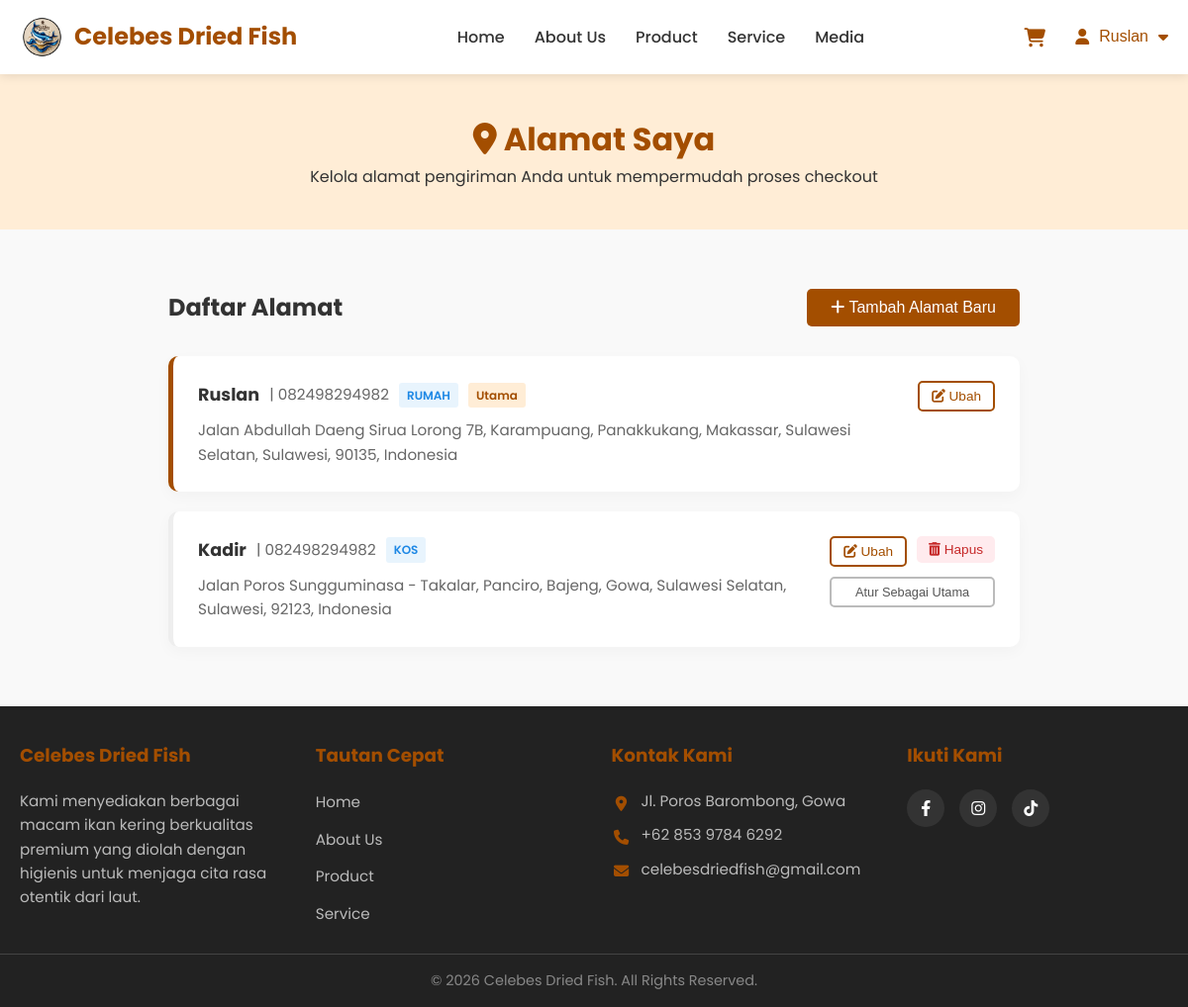
Screenshot of /addresses.php (signed in) with the database file from the repository.
### tables this page shows
CREATE TABLE `user_addresses` (
  `id` int(11) NOT NULL,
  `user_id` int(11) NOT NULL,
  `label` varchar(100) NOT NULL,
  `receiver_name` varchar(100) NOT NULL,
  `receiver_phone` varchar(20) NOT NULL,
  `address` text NOT NULL,
  `is_default` tinyint(1) DEFAULT 0,
  `created_at` timestamp NOT NULL DEFAULT current_timestamp()
);

### addresses.php (the view, shortened to what this page needs)
<?php
require_once 'config/database.php';
$user_id = $_SESSION['user_id'];
$stmt = $conn->prepare("SELECT * FROM user_addresses WHERE user_id = ? ORDER BY is_default DESC, created_at DESC");
$stmt->bind_param("i", $user_id);
$stmt->execute();
$addresses_result = $stmt->get_result();
$addresses = [];
while ($row = $addresses_result->fetch_assoc()) {
    $addresses[] = $row;
}
require_once 'includes/header.php';
require_once 'includes/navbar.php';
?>
<div style="background-color: var(--primary-light); padding: 40px 0; text-align: center;">
    <div class="container">
        <h1 style="color: var(--primary-color);"><i class="fas fa-map-marker-alt"></i> Alamat Saya</h1>
        <p>Kelola alamat pengiriman Anda untuk mempermudah proses checkout</p>
    </div>
</div>
<section style="padding: 60px 0; background-color: #f9f9f9; min-height: 60vh;">
    <div class="container" style="max-width: 900px;">
        <div style="display: flex; justify-content: space-between; align-items: center; margin-bottom: 30px;">
            <h2 style="color: var(--text-dark); margin: 0; font-size: 1.5rem;">Daftar Alamat</h2>
            <button class="btn btn-primary" onclick="openAddModal()">
                <i class="fas fa-plus"></i> Tambah Alamat Baru
            </button>
        </div>
        <?php if (empty($addresses)): ?>
            <div style="background: white; padding: 50px; border-radius: 10px; box-shadow: 0 5px 20px rgba(0,0,0,0.05); text-align: center; color: #666;">
                <i class="fas fa-map-marked-alt" style="font-size: 4em; margin-bottom: 20px; color: #ccc;"></i>
                <p style="font-size: 1.1rem; margin-bottom: 20px;">Anda belum menyimpan alamat pengiriman.</p>
                <button class="btn btn-primary" onclick="openAddModal()">Tambah Alamat Sekarang</button>
            </div>
        <?php else: ?>
            <div style="display: grid; gap: 20px;">
                <?php foreach ($addresses as $addr): ?>
                    <div style="background: white; border-radius: 10px; padding: 25px; box-shadow: 0 5px 15px rgba(0,0,0,0.03); border-left: 5px solid <?php echo $addr['is_default'] ? 'var(--primary-color)' : '#eee'; ?>; display: flex; justify-content: space-between; align-items: flex-start; transition: var(--transition);">
                        <div style="flex: 1; padding-right: 20px;">
                            <div style="display: flex; align-items: center; gap: 10px; margin-bottom: 10px; flex-wrap: wrap;">
                                <strong style="font-size: 1.1rem; color: var(--text-dark);"><?php echo htmlspecialchars($addr['receiver_name']); ?></strong>
                                <span style="color: var(--text-light); font-size: 0.95rem;">| <?php echo htmlspecialchars($addr['receiver_phone']); ?></span>
                                <span style="background: #e8f4fd; color: #1e88e5; padding: 3px 8px; border-radius: 3px; font-size: 0.75rem; font-weight: 600; text-transform: uppercase;"><?php echo htmlspecialchars($addr['label']); ?></span>
                                <?php if ($addr['is_default']): ?>
                                    <span style="background: var(--primary-light); color: var(--primary-color); padding: 3px 8px; border-radius: 3px; font-size: 0.75rem; font-weight: 600;">Utama</span>
                                <?php endif; ?>
                            </div>
                            <p style="color: var(--text-light); margin: 0; line-height: 1.6; font-size: 0.95rem; white-space: pre-line;"><?php echo htmlspecialchars($addr['address']); ?></p>
                        </div>
                        <div style="display: flex; flex-direction: column; align-items: flex-end; gap: 10px; min-width: 120px;">
                            <div style="display: flex; gap: 10px;">
                                <button class="btn btn-outline" style="padding: 6px 12px; font-size: 0.85rem;" onclick="openEditModal(<?php echo htmlspecialchars(json_encode($addr)); ?>)">
                                    <i class="fas fa-edit"></i> Ubah
                                </button>
                                <?php if (!$addr['is_default']): ?>
                                    <form action="addresses.php" method="POST" onsubmit="return confirm('Apakah Anda yakin ingin menghapus alamat ini?');" style="margin: 0;">
                                        <button type="submit" class="btn" style="background: #ffebee; color: #c62828; padding: 6px 12px; font-size: 0.85rem;">
                                            <i class="fas fa-trash-alt"></i> Hapus
                                        </button>
                                    </form>
                                <?php endif; ?>
                            </div>
                            <?php if (!$addr['is_default']): ?>
                                <form action="addresses.php" method="POST" style="margin: 0; width: 100%;">
                                    <button type="submit" class="btn btn-outline btn-block" style="padding: 6px 10px; font-size: 0.8rem; border-color: #bbb; color: #555;">
                                        Atur Sebagai Utama
                                    </button>
                                </form>
                            <?php endif; ?>
                        </div>
                    </div>
                <?php endforeach; ?>
            </div>
        <?php endif; ?>
    </div>
</section>
<link rel="stylesheet" href="https://unpkg.com/leaflet@1.9.4/dist/leaflet.css" />
<?php require_once 'includes/footer.php'; ?>

### assets/css/style.css (style rules this page uses)
:root { --primary-color: #a34e00; --primary-hover: #823e00; --primary-light: #ffedd6; --text-dark: #333333; --text-light: #666666; --white: #ffffff; --gray-light: #f4f4f4; --gray-border: #dddddd; --transition: all 0.3s ease; }
* { margin: 0; padding: 0; box-sizing: border-box; }
body { font-family: 'Poppins', sans-serif; color: var(--text-dark); line-height: 1.6; background-color: var(--white); overflow-x: hidden; }
.container { max-width: 1200px; margin: 0 auto; padding: 0 20px; }
.btn { display: inline-block; padding: 10px 24px; border-radius: 5px; font-weight: 500; cursor: pointer; transition: var(--transition); border: none; font-size: 1rem; }
.btn-primary { background-color: var(--primary-color); color: var(--white); }
.btn-outline { background-color: transparent; border: 2px solid var(--primary-color); color: var(--primary-color); }
.btn-block { display: block; width: 100%; }

### rows the page displays
user_addresses: receiver_name "Ruslan", receiver_phone "082498294982", label "RUMAH", is_default "Utama", address "Jalan Abdullah Daeng Sirua Lorong 7B, Karampuang, Panakkukang, Makassar, Sulawesi Selatan, Sulawesi, 90135, Indonesia"
user_addresses: receiver_name "Kadir", receiver_phone "082498294982", label "KOS", address "Jalan Poros Sungguminasa - Takalar, Panciro, Bajeng, Gowa, Sulawesi Selatan, Sulawesi, 92123, Indonesia"

### other values shown
$_SESSION['user_name'] "Ruslan"
